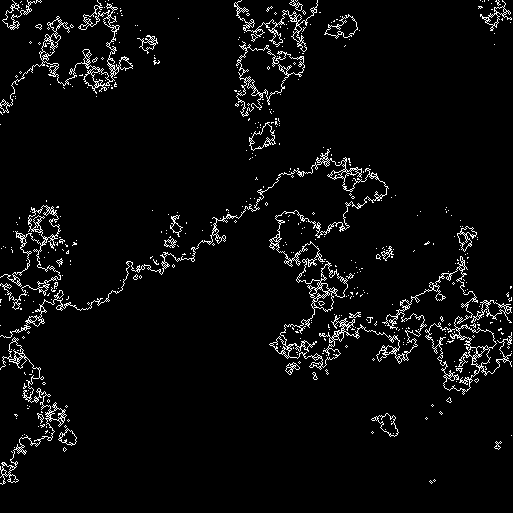
#> input picture fracstack/test_images/fractal_42.tif, 513 x 513 px
$ jupyter execute singularity_spectrum_test.ipynb
#> lines starting #> are read from the running program, lines starting #| are printed output that depends on the picture
[cell 1]
import numpy as np
from skimage import io
import matplotlib.pyplot as plt
from sklearn.metrics import r2_score
from tqdm import tqdm
import os
from joblib import Parallel, delayed

[cell 2]
import numpy as np
from tqdm import tqdm
from sklearn.metrics import r2_score

# 1) Reuse your existing function or adapt it to sum mass in each box
# [250 lines left out: functions get_box_mass_distribution, get_box_probabilities, compute_mass_fractal_dimension, compute_information_dimension, not called in this run]

[cell 3]
# [9 lines left out: function invert_array, not called in this run]

def process_image_to_array(file_path, threshold=None, invert = False):
    image_array = io.imread(file_path)

    # Convert to grayscale by averaging channels if it's not already
    if len(image_array.shape) == 3:
        image_array = image_array.mean(axis=2)

    # Binarize the image with the given threshold
    if threshold is None:
        threshold = image_array.mean()
    elif threshold == 'min':
        threshold = image_array.min()
    elif threshold == 'max':
        threshold = image_array.max()
    else:
        if threshold < image_array.min() or threshold > image_array.max():
            raise ValueError(f"Threshold {threshold} is out of the range of image values ({image_array.min()} to {image_array.max()}).")

    binary_image_array = (image_array >= threshold).astype(int)

    # Optionally invert the binary image
    if invert:
        binary_image_array = invert_array(binary_image_array)

    return binary_image_array

# [23 lines left out: function pad_image_for_boxcounting, not called in this run]

def define_measure(array, mask=None):
    """
    Define a measure μ on the binary image.

    Args:
        array (np.ndarray): 2D binary numpy array.
        mask (np.ndarray, optional): Optional binary mask. Defaults to None.

    Returns:
        np.ndarray: 2D array representing the measure μ.
    """
    if mask is not None:
        array = array * mask  # Apply mask

    # Ensure the array is binary
    array = (array > 0).astype(float)

    # Total mass
    total_mass = np.sum(array)
    if total_mass == 0:
        raise ValueError("Total mass of the measure is zero. Check the input array and mask.")

    # Define the measure μ
    mu = array / total_mass

    return mu

def get_sizes(num_sizes, minsize, maxsize):
    sizes = list(np.around(np.geomspace(minsize, maxsize, num_sizes)).astype(int))
    for index in range(1, len(sizes)):
        size = sizes[index]
        prev_size = sizes[index - 1]
        if size <= prev_size:
            sizes[index] = prev_size + 1
            if prev_size == maxsize:
                return sizes[:index]
    return sizes

def get_box_sums(mu, size, mask=None, num_offsets=1):
    """
    Compute the sums μ(B) for all boxes of a given size and offsets.

    Args:
        mu (np.ndarray): 2D array representing the measure μ.
        size (int): Size of the boxes.
        mask (np.ndarray, optional): Optional binary mask. Defaults to None.
        num_offsets (int, optional): Number of grid offsets to test. Defaults to 1.

    Returns:
        np.ndarray: 1D array of μ(B) sums across all boxes and offsets.
    """
    shape = mu.shape
    box_sums = []

    # Step 1: Calculate the centered grid offset
    centered_x_offset = (shape[0] % size) // 2
    centered_y_offset = (shape[1] % size) // 2

    # Step 2: Determine total possible unique offsets
    total_possible_offsets = size ** 2
    num_offsets = min(num_offsets, total_possible_offsets)

    # Step 3: Generate random offsets if num_offsets > 1
    if num_offsets > 1 and total_possible_offsets > 1:
        # Exclude the centered grid from random offsets
        random_indices = np.random.choice(range(1, total_possible_offsets), size=num_offsets - 1, replace=False)
        offsets_x = random_indices % size
        offsets_y = random_indices // size
    else:
        offsets_x = np.array([], dtype=int)
        offsets_y = np.array([], dtype=int)

    # Include the centered grid as the first offset
    offsets_x = np.concatenate(([centered_x_offset], offsets_x)) if num_offsets > 0 else np.array([centered_x_offset])
    offsets_y = np.concatenate(([centered_y_offset], offsets_y)) if num_offsets > 0 else np.array([centered_y_offset])

    for x_offset, y_offset in zip(offsets_x, offsets_y):
        # Calculate the number of complete boxes along each dimension
        num_boxes_x = (shape[0] - x_offset) // size
        num_boxes_y = (shape[1] - y_offset) // size

        if num_boxes_x == 0 or num_boxes_y == 0:
            continue  # No complete boxes for this offset

        # Calculate the end indices to ensure complete boxes
        end_x = x_offset + num_boxes_x * size
        end_y = y_offset + num_boxes_y * size

        # Slice the measure array to extract complete boxes
        sliced_mu = mu[x_offset:end_x, y_offset:end_y]

        # Reshape to (num_boxes_x, size, num_boxes_y, size)
        # Then transpose to (num_boxes_x, num_boxes_y, size, size)
        reshaped_mu = sliced_mu.reshape(num_boxes_x, size, num_boxes_y, size).transpose(0, 2, 1, 3)

        if mask is not None:
            # Slice and reshape the mask similarly
            sliced_mask = mask[x_offset:end_x, y_offset:end_y]
            reshaped_mask = sliced_mask.reshape(num_boxes_x, size, num_boxes_y, size).transpose(0, 2, 1, 3)

            # Determine which boxes are valid (overlap with mask)
            box_has_mask = reshaped_mask.any(axis=(2, 3))
            box_has_content = reshaped_mu.any(axis=(2, 3))
            valid_boxes = box_has_mask & box_has_content
            valid_mu = reshaped_mu[valid_boxes]
        else:
            # Determine which boxes have at least one non-zero element
            box_has_content = reshaped_mu.any(axis=(2, 3))
            valid_mu = reshaped_mu[box_has_content]

        # Sum μ(B) for each valid box
        sum_mu = valid_mu.sum(axis=(1, 2))
        box_sums.extend(sum_mu.flatten())

    return np.array(box_sums)

def compute_partition_functions(mu, sizes, q_values, mask=None, num_offsets=1, parallel=False):
    """
    Compute the partition functions Z(q, ε) for multiple q and box sizes.

    Args:
        mu (np.ndarray): 2D array representing the measure μ.
        sizes (list or np.ndarray): List of box sizes ε.
        q_values (list or np.ndarray): List of q values.
        mask (np.ndarray, optional): Optional binary mask. Defaults to None.
        num_offsets (int, optional): Number of grid offsets to test. Defaults to 1.
        parallel (bool, optional): If True, use parallel processing. Defaults to False.

    Returns:
        dict: Dictionary where keys are q values and values are lists of Z(q, ε) for each ε.
    """
    Z_q_epsilon = {q: [] for q in q_values}

    if parallel:
        # Define a helper function for parallel processing
        # [7 lines left out: function compute_Z_q_for_size, not called in this run]

        # Parallel computation using joblib
        results = Parallel(n_jobs=-1)(
            delayed(compute_Z_q_for_size)(size)
            for size in sizes
        )

        # Aggregate results
        for Z_q in results:
            for q in q_values:
                Z_q_epsilon[q].append(Z_q[q])
    else:
        # Serial computation
        for size in tqdm(sizes, desc='Calculating partition functions', leave=False):
            box_sums = get_box_sums(mu, size, mask, num_offsets)
            box_sums = box_sums[box_sums > 0]
            for q in q_values:
                Z_q = np.sum(box_sums ** q)
                Z_q_epsilon[q].append(Z_q)

    return Z_q_epsilon

def estimate_tau_q(sizes, Z_q_epsilon):
    """
    Estimate the scaling exponents τ(q) from partition functions.

    Args:
        sizes (list or np.ndarray): List of box sizes ε.
        Z_q_epsilon (dict): Dictionary of partition functions for each q.

    Returns:
        dict: Dictionary where keys are q values and values are τ(q).
    """
    log_sizes = np.log10(sizes)
    tau_q = {}

    for q, Z_q in Z_q_epsilon.items():
        log_Z_q = np.log10(Z_q)

        # Perform linear regression: log(Z(q, ε)) = τ(q) * log(ε) + C
        slope, intercept = np.polyfit(log_sizes, log_Z_q, 1)
        tau_q[q] = slope

    return tau_q

def compute_singularity_spectrum(tau_q, q_values):
    """
    Compute the singularity spectrum f(α) from τ(q) using the Legendre transform.

    Args:
        tau_q (dict): Dictionary of τ(q) values.
        q_values (list or np.ndarray): List of q values.

    Returns:
        tuple: (alphas, f_alpha) where both are np.ndarrays.
    """
    # Ensure q_values are sorted
    sorted_indices = np.argsort(q_values)
    sorted_q = np.array(q_values)[sorted_indices]
    sorted_tau = np.array([tau_q[q] for q in sorted_q])

    # Compute derivative dτ/dq using numpy's gradient
    d_tau_d_q = np.gradient(sorted_tau, sorted_q)

    # Interpolate to find d_tau_d_q at original q positions
    alphas = np.interp(q_values, sorted_q, d_tau_d_q)

    # Compute f(α) = q * alpha - tau(q)
    f_alpha = q_values * alphas - np.array([tau_q[q] for q in q_values])

    return alphas, f_alpha

def plot_singularity_spectrum(alphas, f_alpha, q_values, ax=None, save=False, save_path=None, title='Singularity Spectrum'):
    """
    Plot the singularity spectrum f(α) vs α.

    Args:
        alphas (np.ndarray): Array of α values.
        f_alpha (np.ndarray): Array of f(α) values.
        q_values (list or np.ndarray): List of q values corresponding to α and f(α).
        ax (matplotlib.axes.Axes, optional): Matplotlib Axes object. Defaults to None.
        save (bool, optional): If True, save the plot. Defaults to False.
        save_path (str, optional): Path to save the plot. Required if save=True.
        title (str, optional): Title of the plot. Defaults to 'Singularity Spectrum'.
    """
    if ax is None:
        fig, ax = plt.subplots(figsize=(8, 6))

    ax.plot(alphas, f_alpha, marker='o', linestyle='-', color='blue')
    ax.set_xlabel(r'$\alpha$', fontsize=14)
    ax.set_ylabel(r'$f(\alpha)$', fontsize=14)
    ax.set_title(title, fontsize=16)
    ax.grid(True)

    # Optionally annotate some q values
    step = max(1, len(q_values) // 10)
    for i in range(0, len(q_values), step):
        ax.annotate(f'q={q_values[i]:.1f}', (alphas[i], f_alpha[i]), textcoords="offset points", xytext=(0,10), ha='center', fontsize=8)

    if save:
        if save_path is None:
            raise ValueError("save_path must be provided if save=True.")
        plt.savefig(save_path, dpi=300, bbox_inches='tight')

    plt.show()

def boxcount_multifractal(array, num_sizes=10, min_size=None, max_size=None,
                         num_pos=1, invert=False, mask=None, q_values=None, parallel=False):
    """
    Perform multifractal box-count analysis to compute the singularity spectrum.

    Args:
        array (np.ndarray): 2D binary numpy array (counts elements that aren't 0, or elements that aren't 1 if inverted).
        num_sizes (int): Number of box sizes.
        min_size (int, optional): Smallest box size in pixels (defaults to 1).
        max_size (int, optional): Largest box size in pixels (defaults to 1/5 smaller dimension of array).
        num_pos (int, optional): Number of grid offsets to test. Defaults to 1.
        invert (bool, optional): If True, invert the binary array. Defaults to False.
        mask (np.ndarray, optional): Optional binary mask (1 for valid regions, 0 for excluded regions).
        q_values (list or np.ndarray, optional): List of q values for multifractal analysis.
                                                Defaults to a range from -10 to 10.
        parallel (bool, optional): If True, use parallel processing. Defaults to False.

    Returns:
        dict: Contains sizes, Z_q_epsilon, tau_q, alphas, and f_alpha.
    """
    if invert:
        array = invert_array(array)

    # Apply mask if provided
    if mask is not None:
        array = array * mask  # Exclude regions outside the mask

    min_size = 1 if min_size is None else min_size
    max_size = max(min_size + 1, min(array.shape) // 5) if max_size is None else max_size
    sizes = get_sizes(num_sizes, min_size, max_size)

    # Define q_values if not provided
    if q_values is None:
        q_values = np.linspace(-10, 10, num=21)  # q from -10 to 10 in steps of 1

    # Define the measure μ
    mu = define_measure(array, mask)

    # Compute partition functions Z(q, ε)
    Z_q_epsilon = compute_partition_functions(mu, sizes, q_values, mask, num_offsets=num_pos, parallel=parallel)

    # Estimate scaling exponents τ(q)
    tau_q = estimate_tau_q(sizes, Z_q_epsilon)

    # Compute singularity spectrum f(α)
    alphas, f_alpha = compute_singularity_spectrum(tau_q, q_values)

    # Collect results
    results = {
        'sizes': sizes,
        'Z_q_epsilon': Z_q_epsilon,
        'tau_q': tau_q,
        'alphas': alphas,
        'f_alpha': f_alpha,
        'q_values': q_values
    }

    return results

def main_multifractal_analysis():
    # Step 1: Load and preprocess the image
    file_path = 'test_images/fractal_42.tif'  # Replace with your image path
    input_array = process_image_to_array(file_path, threshold=None, invert=False)
#> in process_image_to_array, `threshold = image_array.mean()`: threshold = 10.8

    # Step 2: Optionally define a mask
    # For this example, we'll proceed without a mask
    mask = None  # Replace with your mask array if needed

    # Step 3: Define box-count parameters
    num_sizes = 50
    min_size = 2
    max_size = min(input_array.shape) // 5
    num_pos = 10  # Number of grid offsets
    q_values = np.linspace(-5, 5, num=21)  # q from -10 to 10 in steps of 1

    # Step 4: Perform multifractal box-count analysis
    results = boxcount_multifractal(array=input_array, num_sizes=num_sizes,
                                    min_size=min_size, max_size=max_size,
                                    num_pos=num_pos, invert=False, mask=mask,
                                    q_values=q_values, parallel=False)
#> in define_measure, `total_mass = np.sum(array)`: total_mass = 11141
#> in boxcount_multifractal, `Z_q_epsilon = compute_partition_functions(mu, sizes, q_values, mask, n..`: Z_q_epsilon = 21 items
#> the loop in estimate_tau_q, `for q, Z_q in Z_q_epsilon.items():` made 21 passes
#> (q, slope, intercept) on passes 1 to 8: (-5, -2.31, 25.27), (-4.5, -2.31, 23.25), (-4, -2.31, 21.24), (-3.5, -2.31, 19.23), (-3, -2.31, 17.23), (-2.5, -2.32, 15.24), (-2, -2.33, 13.27), (-1.5, -2.34, 11.34)
#> in compute_singularity_spectrum, `sorted_tau = np.array([tau_q[q] for q in sorted_q])`: sorted_tau = 21 values, max 6.1 at index 20, min -2.34 at index 7, mean 0.0933
#> in compute_singularity_spectrum, `d_tau_d_q = np.gradient(sorted_tau, sorted_q)`: d_tau_d_q = 21 values, max 1.54 at index 17, min -0.0169 at index 6, mean 0.837
#> in compute_singularity_spectrum, `alphas = np.interp(q_values, sorted_q, d_tau_d_q)`: alphas has the same summary as d_tau_d_q
#> in compute_singularity_spectrum, `f_alpha = q_values * alphas - np.array([tau_q[q] for q in q_values])`: f_alpha = 21 values, max 2.36 at index 6, min 1.51 at index 10, mean 1.89
#> in boxcount_multifractal, `alphas, f_alpha = compute_singularity_spectrum(tau_q, q_values)`: alphas has the same summary as d_tau_d_q in compute_singularity_spectrum
#> results = 6 items

    sizes = results['sizes']
#> sizes = 50 values from 2 to 102
    Z_q_epsilon = results['Z_q_epsilon']
#> Z_q_epsilon = 21 items
    tau_q = results['tau_q']
#> tau_q = 21 items
    alphas = results['alphas']
#> alphas has the same summary as d_tau_d_q in compute_singularity_spectrum
    f_alpha = results['f_alpha']

    # Step 5: Plot the singularity spectrum
    plot_singularity_spectrum(alphas, f_alpha, results['q_values'],
                               title='Singularity Spectrum f(α) vs α')
#> in plot_singularity_spectrum, `step = max(1, len(q_values) // 10)`: step = 2
#> the loop in plot_singularity_spectrum, `for i in range(0, len(q_values), step):` made 11 passes
#> i on passes 3 to 10: 4, 6, 8, 10, 12, 14, 16, 18
#> in plot_singularity_spectrum, `plt.show()`:
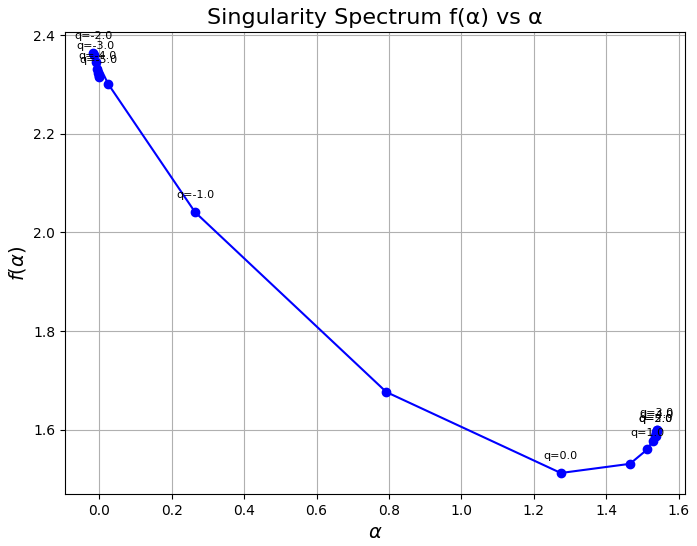
#> figure drawn by matplotlib, 1 panel

    # Optional: Plot scaling exponents τ(q) vs q
    plt.figure(figsize=(8,6))
    plt.plot(q_values, [tau_q[q] for q in q_values], marker='o', linestyle='-', color='green')
    plt.xlabel(r'$q$', fontsize=14)
    plt.ylabel(r'$\tau(q)$', fontsize=14)
    plt.title(r'Scaling Exponents $\tau(q)$ vs $q$', fontsize=16)
    plt.grid(True)
    plt.show()
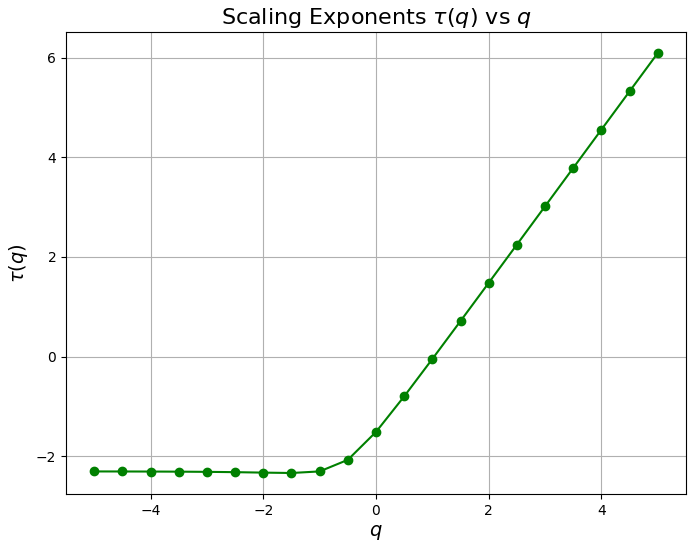
#> figure drawn by matplotlib, 1 panel; curve peaks at x = 5, y = 6.1

    # Optional: Plot partition functions
    plt.figure(figsize=(8,6))
    for q in q_values:
        plt.loglog(sizes, Z_q_epsilon[q], label=f'q={q}')
    plt.xlabel(r'Box Size $\epsilon$', fontsize=14)
    plt.ylabel(r'Partition Function $Z(q, \epsilon)$', fontsize=14)
    plt.title('Partition Functions for Different q', fontsize=16)
    plt.legend()
    plt.grid(True, which="both", ls="--")
    plt.show()
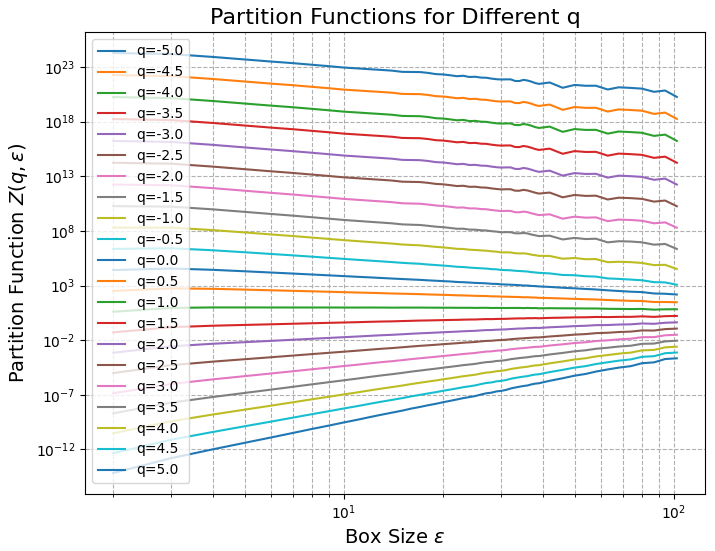
#> figure drawn by matplotlib, 1 panel; curve peaks at x = 2, y = 1.9e+24; curve peaks at x = 2, y = 1.83e+22; curve peaks at x = 2, y = 1.77e+20
#> (the rest of the program and of its run is left out)
